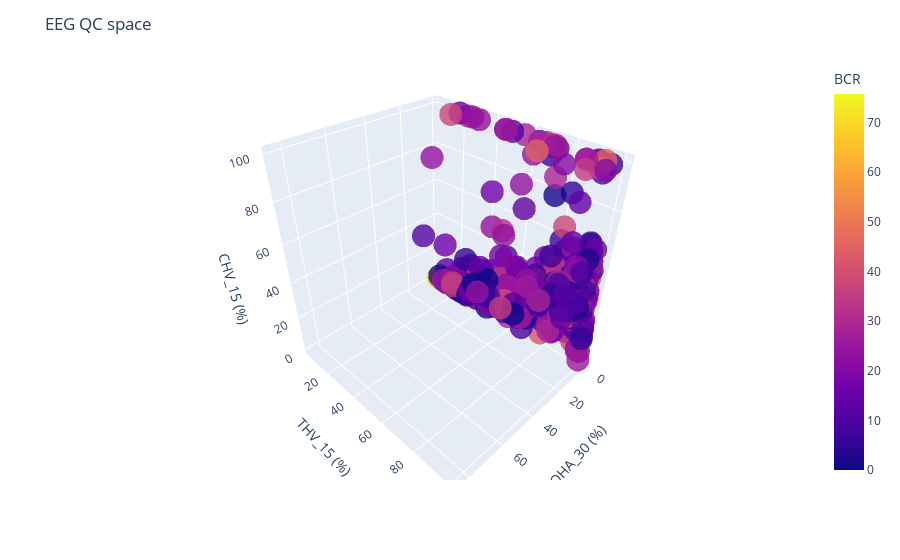

This figure's notebook cell:
### Markdown cell above
The cell below allows to plot the number of subjects for each quality score value. Use the plotted histogram to identify where the distribution drops off. This helps determine a reasonable threshold for excluding low-quality data. Look for a point in the distribution where the number of subjects sharply decreases or where a long tail of low scores begins. Set the threshold just before this drop to exclude poor-quality recordings while keeping the majority of usable data. Adjust the threshold value in the next cell accordingly.

### Code cell
######## Computing quality score using adjustable weights 

# Weight definition for each metric (Adjust the weights)
w = {"OHA_30":0.50, "THV_15":0.15, "CHV_15":0.30, "BCR":0.05}

# Calculate quality score and add to dataframe 
df["Qscore"]= (df[list(w)].mul(w).sum(axis=1))

######## Plotting for visual inspection allowing wieghts and thresholds adjustment

# 4d scattered plot (interactive)
fig = px.scatter_3d(df, x="OHA_30", y="THV_15", z="CHV_15", color="BCR", hover_name="sub", opacity=0.8)
fig.update_layout(scene=dict(xaxis_title="OHA_30 (%)", yaxis_title="THV_15 (%)", zaxis_title="CHV_15 (%)"), title="EEG QC space")
fig.show()

# Distribution plot 
plt.figure(figsize=(8, 5))
sns.histplot(df["Qscore"], bins=30, kde=True)
plt.xlabel("Qscore")
plt.title("Quality Score Distribution")
plt.grid(True, linestyle='--', alpha=0.5)
plt.show()

### Figure 1 — Plotly figure (JSON) as saved in the notebook; plotly's stock layout.template omitted (floating-point values rounded to 4 significant figures; data arrays with more than 128 entries replaced by an {"elided": "..."} marker saying what was removed)
{"data": [{"hovertemplate": "<b>%{hovertext}</b><br><br>OHA_30=%{x}<br>THV_15=%{y}<br>CHV_15=%{z}<br>BCR=%{marker.color}<extra></extra>", "hovertext": {"elided": "389 str values"}, "legendgroup": "", "marker": {"color": {"elided": "389 float values"}, "coloraxis": "coloraxis", "opacity": 0.8, "symbol": "circle"}, "mode": "markers", "name": "", "scene": "scene", "showlegend": false, "type": "scatter3d", "x": {"elided": "389 float values"}, "y": {"elided": "389 float values"}, "z": {"elided": "389 float values"}}], "layout": {"coloraxis": {"colorbar": {"title": {"text": "BCR"}}, "colorscale": [[0, "#0d0887"], [0.1111, "#46039f"], [0.2222, "#7201a8"], [0.3333, "#9c179e"], [0.4444, "#bd3786"], [0.5556, "#d8576b"], [0.6667, "#ed7953"], [0.7778, "#fb9f3a"], [0.8889, "#fdca26"], [1, "#f0f921"]]}, "legend": {"tracegroupgap": 0}, "margin": {"t": 60}, "scene": {"domain": {"x": [0, 1], "y": [0, 1]}, "xaxis": {"title": {"text": "OHA_30 (%)"}}, "yaxis": {"title": {"text": "THV_15 (%)"}}, "zaxis": {"title": {"text": "CHV_15 (%)"}}}, "title": {"text": "EEG QC space"}}}
